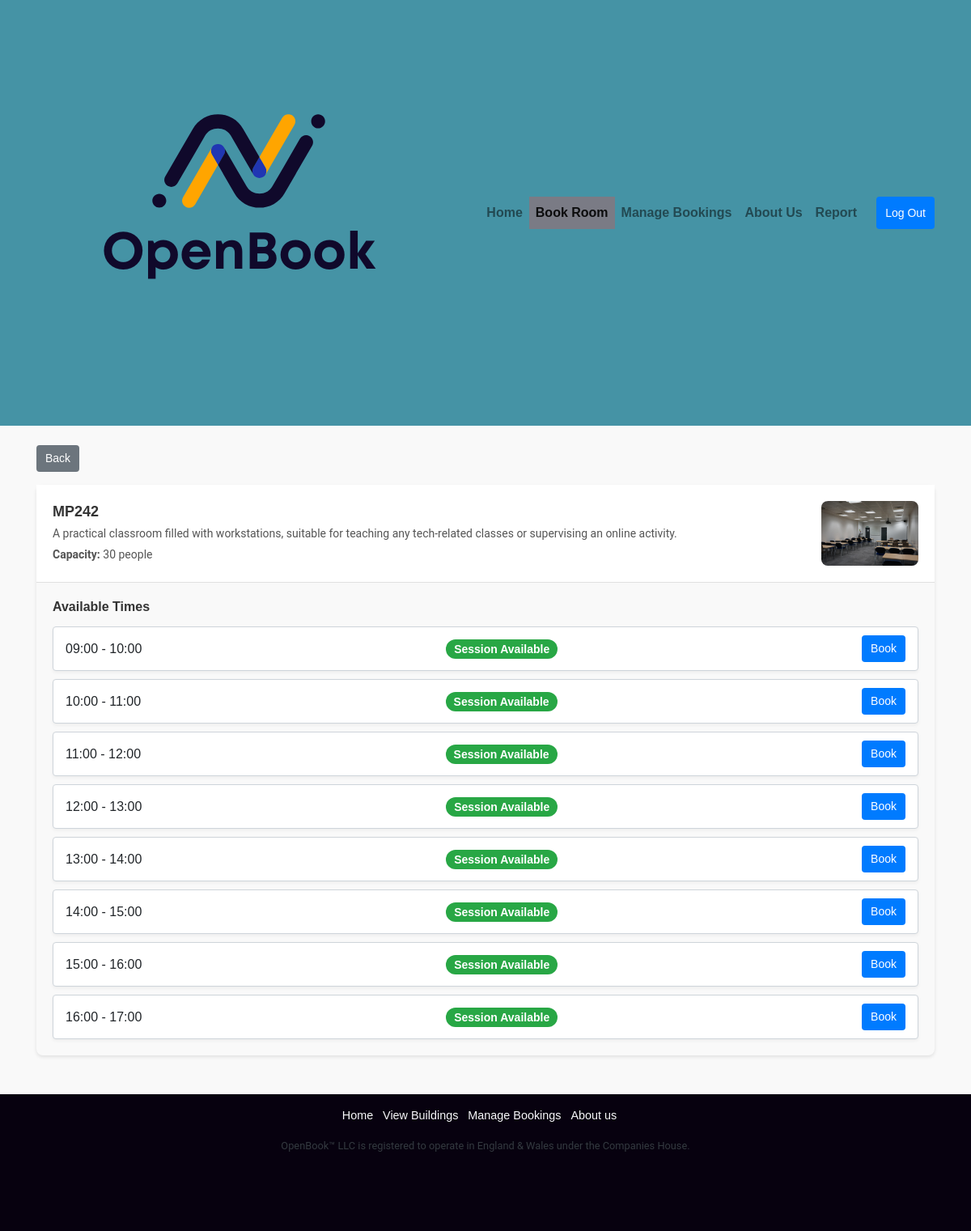
Page /RoomBooking.php?room_id=1 (signed in) on the committed database.
### tables this page shows
CREATE TABLE `rooms` (
  `roomID` int(11) NOT NULL,
  `building` int(11) NOT NULL,
  `roomName` varchar(255) NOT NULL,
  `roomDesc` text DEFAULT NULL,
  `roomImg` text DEFAULT NULL,
  `floor` int(11) NOT NULL,
  `capacity` int(11) NOT NULL,
  `roomType` enum('Classroom','Hall','Lab') DEFAULT NULL
);

### RoomBooking.php (the view, shortened to what this page needs)
<?php
include "resources/database.php";
include 'resources/html_construct.php';
$roomID = $_POST['room_id'] ?? $_GET['room_id'] ?? null;
$roomID = intval($roomID);
$query = "SELECT roomName, roomDesc, roomImg, capacity FROM rooms WHERE roomID = ?";
$stmt = $conn->prepare($query);
$stmt->bind_param("i", $roomID);
$stmt->execute();
$result = $stmt->get_result();
$roomDetails = $result->fetch_assoc();
$bookedSlots = [];
$allTimeSlots = [
    "09:00 - 10:00", "10:00 - 11:00", "11:00 - 12:00", "12:00 - 13:00", "13:00 - 14:00", "14:00 - 15:00", "15:00 - 16:00", "16:00 - 17:00"
];
?>
<!DOCTYPE html>
<html lang="en">
<head>
    <link rel="stylesheet" href="https://maxcdn.bootstrapcdn.com/bootstrap/4.0.0/css/bootstrap.min.css">
    <link rel="stylesheet" href="public_html/style/main.css">
</head>
<body>
<nav class="navbar navbar-expand-lg navbar-light bg-teal">
    <div class="container">
        <a class="navbar-brand" href="index.php">
            <img src="public_html/images/OpenBook_Logo.png" alt="OpenBook Logo">
        </a>
        <div class="navbar-nav ml-auto">
            <a class="nav-item nav-link" href="index.php">Home</a>
            <a class="nav-item nav-link active" href="BookRooms.php">Book Room</a>
            <a class="nav-item nav-link" href="ManageBookings.php">Manage Bookings</a>
            <a class="nav-item nav-link" href="AboutUs.php">About Us</a>
            <a class="nav-item nav-link" href="ReportPage.php">Report</a>
            <?php if (isset($_SESSION['username'])): ?>
                <button onclick="window.location.href='index.php?action=logout'" class="btn btn-primary ml-3">Log Out</button>
            <?php endif; ?>
        </div>
    </div>
</nav>
<div class="container mt-4">
    <button class="btn btn-secondary mb-3" onclick="history.back()">Back</button>
    <div class="card2">
        <div class="card2-header d-flex justify-content-between align-items-center">
            <div>
                <h5><?= htmlspecialchars($roomDetails['roomName']) ?></h5>
                <p><?= htmlspecialchars($roomDetails['roomDesc']) ?></p>
                <p><strong>Capacity:</strong> <?= htmlspecialchars($roomDetails['capacity']) ?> people</p>
            </div>
            <img src="<?= htmlspecialchars($roomDetails['roomImg']) ?>" alt="Room Image" style="width: 120px; height: 80px; object-fit: cover; border-radius: 8px;">
        </div>
        <div class="card2-body">
            <h6>Available Times</h6>
            <ul class="list-group">
                <?php foreach ($allTimeSlots as $timeSlot): ?>
                    <li class="list-group-item d-flex justify-content-between align-items-center">
                        <span><?= $timeSlot ?></span>
                        <?php if (in_array($timeSlot, $bookedSlots)): ?>
                            <span class="badge badge-danger">Session Booked</span>
                            <button class="btn btn-secondary btn-sm" disabled>Book</button>
                        <?php else: ?>
                            <span class="badge badge-success">Session Available</span>
                            <form method="POST" action="BookingConfirmation.php">
                                <button type="submit" class="btn btn-primary btn-sm">Book</button>
                            </form>
                        <?php endif; ?>
                    </li>
                <?php endforeach; ?>
            </ul>
        </div>
    </div>
</div>
</body>
</html>

### public_html/style/main.css (style rules this page uses)
* { margin: 0; padding: 0; box-sizing: border-box; }
.nav-link.active { color: white ; }
.navbar-brand, .nav-link { font-weight: bold; }
.navbar { background-color: #4593A5; color: white; }
body { font-family: Arial, sans-serif; background-color: #f9f9f9; margin: 0; padding: 0; display: flex; flex-direction: column; min-height: 100vh; overflow-x: hidden; }
.bg-teal { background-color: #4593A5; color: white; }
.container { z-index: 5; }
.card2 { border: none; border-radius: 8px; box-shadow: 0px 2px 4px rgba(0, 0, 0, 0.1); }
.card2-header { background-color: #ffffff; padding: 20px; border-bottom: 1px solid #e0e0e0; }
.card2-header h5 { margin: 0; font-size: 18px; font-weight: bold; color: #333333; }
.card2-header p { margin: 5px 0 0; color: #555555; font-size: 14px; }
.card2-body { padding: 20px; }
.card2-body h6 { font-size: 16px; font-weight: bold; color: #333333; margin-bottom: 15px; }
.list-group { margin: 0; padding: 0; }
.list-group-item { display: flex; justify-content: space-between; align-items: center; padding: 10px 15px; border: 1px solid #ced4da; border-radius: 4px; margin-bottom: 10px; background-color: #ffffff; box-shadow: 0px 2px 4px rgba(0, 0, 0, 0.05); }
.list-group-item .badge { font-size: 14px; padding: 5px 10px; border-radius: 12px; }
.badge-success { background-color: #28a745; color: white; }
.btn-primary { background-color: #007bff; border-color: #007bff; color: white; font-size: 14px; padding: 5px 10px; border-radius: 4px; }
.btn-secondary { background-color: #6c757d; border-color: #6c757d; color: white; font-size: 14px; padding: 5px 10px; border-radius: 4px; }
.btn { border-color: #f4f4f400; color: white; font-size: 14px; padding: 5px 10px; border-radius: 4px; }
.active { background: #7a7b85; }
p { font-family: 'Roboto', sans-serif; font-weight: 400; }

### rows in the picture
rooms: roomName "MP242", roomDesc "A practical classroom filled with workstations, suitable for teaching any tech-related classes or supervising an online activity.", capacity "30"

### other values in the picture
$timeSlot "09:00 - 10:00"
$timeSlot "10:00 - 11:00"
$timeSlot "11:00 - 12:00"
$timeSlot "12:00 - 13:00"
$timeSlot "13:00 - 14:00"
$timeSlot "14:00 - 15:00"
$timeSlot "15:00 - 16:00"
$timeSlot "16:00 - 17:00"
